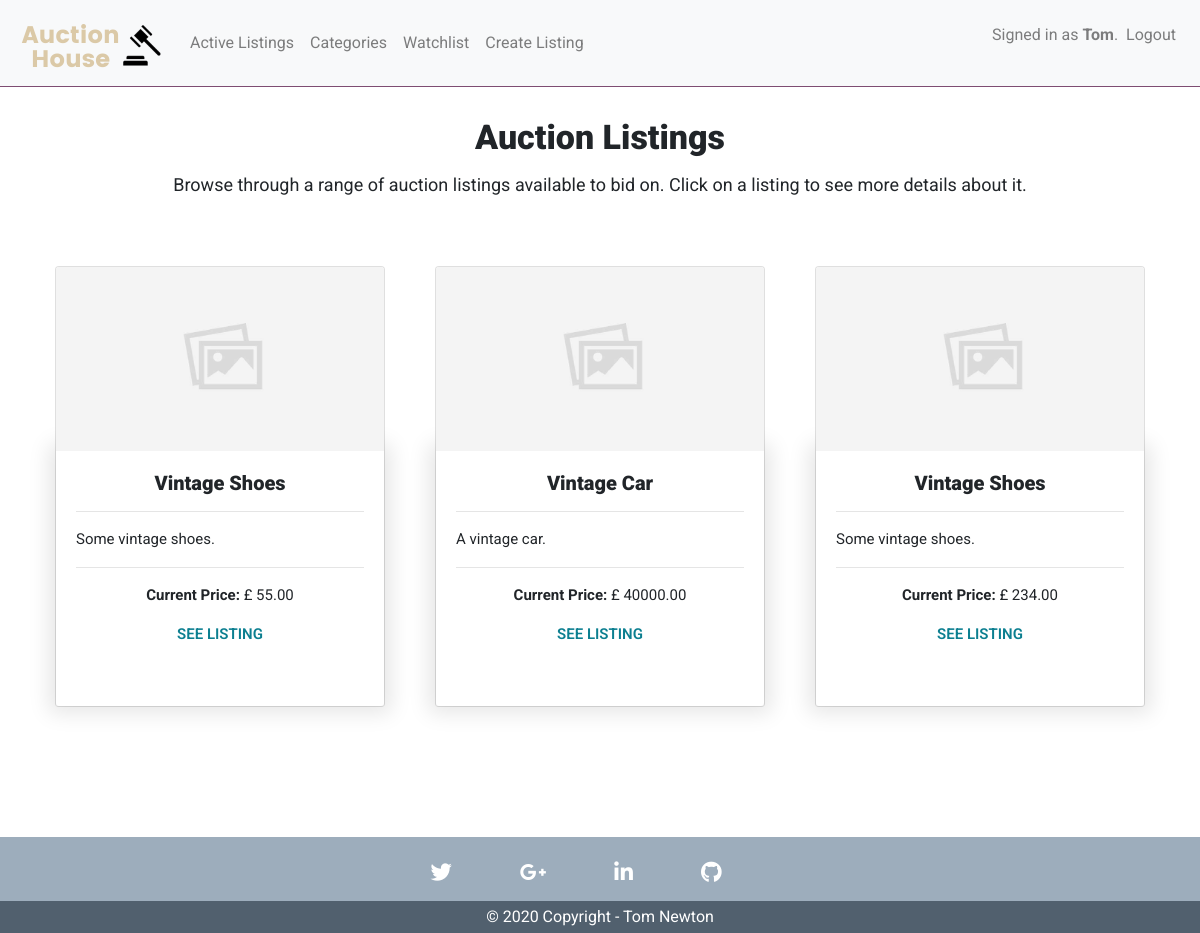
Screenshot of / (signed in) with the database file from the repository.
### auctions/models.py (models this page shows, shortened)
class User(AbstractUser):
    pass

class Auction(models.Model):
    user = models.ForeignKey(User, on_delete=models.CASCADE, default=None)
    title = models.CharField(max_length=120)
    description = models.TextField(max_length=220, null=True)
    image_url = models.URLField(max_length=600, default=None)
    category = models.CharField(max_length=120, default='uncategorised')
    price = models.DecimalField(decimal_places=2, max_digits=10000, default=None)
    date = models.DateTimeField(auto_now_add=True)
    end_date = models.DateField()
    status = models.CharField(max_length=6, default="Open")
    highest_bid = models.DecimalField(decimal_places=2, max_digits=10000, null=True, default=0)
    highest_bidder = models.CharField(max_length=200, null=True)

### auctions/views.py (the view)
# urls.py: path("", views.index, name="index"),
def index(request):
    auctions = Auction.objects.all()
    context = {
        'auctions': auctions,
    }
    return render(request, "auctions/index.html", context)

### auctions/templates/auctions/index.html (shortened to what this page needs)
{% extends "auctions/layout.html" %}
{% load static %}
{% block body %}
<section id="auction_listings">
    <div class="title">
        <h1>Auction Listings</h1>
        <p>Browse through a range of auction listings available to bid on. Click on a listing to see more details about it.</p>
    </div>
    <div class="container my-container">
        <div class="row my-row mt-5 mb-5">
            {% for auction in auctions %}
            <div class="col-md-4 col-sm-6 my-col mb-5">
                <div class="card text-center h-100">
                    <div class="embed-responsive embed-responsive-16by9">
                        <img alt="Card image cap" class="card-img-top embed-responsive-item" src="{{auction.image_url}}" onerror="this.onerror=null;this.src='{% static "auctions/images/placeholderimage.png" %}';" alt="">
                     </div>
                    <div class="card-body">
                      <h4 class="card-title">{{auction.title}}</h4>
                      <hr>
                      <p class="card-text text-justify">{{auction.description}}</p>
                      <hr>
                      <p class="card-text"><b>Current Price: </b>£
                      {% if auction.price > auction.highest_bid%}
                        {{ auction.price }}
                        {% else %}
                            {{ auction.highest_bid }}
                        {% endif %}
                        </p>
                        <a class="stretched-link" href="{% url 'listing' auction.id %}">SEE LISTING</a>
                    </div>
                </div>
            </div>
            {% endfor %}
    </div>
</section>
{% endblock %}

### auctions/templates/auctions/layout.html (shortened to what this page needs)
{% load static %}
<!DOCTYPE html>
<html lang="en">
    <head>
        <link rel="stylesheet" href="https://stackpath.bootstrapcdn.com/bootstrap/4.4.1/css/bootstrap.min.css">
        <link rel="stylesheet" href="https://pro.fontawesome.com/releases/v5.10.0/css/all.css"/>
        <link href="{% static 'auctions/styles.css' %}" rel="stylesheet">
    </head>
    <body>
    <div class="d-flex flex-column min-vh-100">
        <nav class="navbar navbar-expand-lg navbar-light bg-light">
                <a class="navbar-brand crop" href="{% url 'index' %}">
                    <img src="{% static 'auctions/images/logo.png' %}" alt="no">
                </a>
            <div class="collapse navbar-collapse" id="navbarSupportedContent">
                <ul class="navbar-nav mr-auto">
                    <li class="nav-item">
                        <a class="nav-link" href="{% url 'index' %}">Active Listings</a>
                    </li>
                    <li class="nav-item">
                        <a class="nav-link" href="{% url 'categories'%}">Categories</a>
                    </li>
                    <li class="nav-item">
                        <a class="nav-link" href="{% url 'watchlist' %}">
                            Watchlist
                        </a>
                    </li>
                    <li class="nav-item">
                        <a class="nav-link" href="{% url 'createlisting' %}">Create Listing</a>
                    </li>
                </ul>
                <ul class="navbar-nav ml-auto">
                    <p class="navbar-text">
                        {% if user.is_authenticated %}
                            Signed in as <strong>{{ user.username }}</strong>.
                        {% endif %}
                    </p>
                    <li class="nav-item">
                        {% if user.is_authenticated %}
                            <a class="nav-link" href="{% url 'logout' %}">Logout</a>
                        {% else %}
                            <ul class="navbar-nav ml-auto">
                                <a class="nav-link" href="{% url 'register' %}">Register</a>
                                <a class="nav-link" href="{% url 'login' %}">Login</a>
                            </ul>
                        {% endif %}
                </ul>
            </div>
        </nav>
        <main class="flex-fill">
        {% block body %}
        {% endblock %}
        </main>
    </body>
        <footer class="footer mt-4 pt-4">
            <div class="container">
                <ul class="list-unstyled list-inline text-center">
                    <li class="list-inline-item">
                        <a href="https://twitter.com/home" class="btn-floating mx-1" style="color: white;">
                            <i class="fab fa-twitter fa-lg white-text mr-md-5 mr-3 "></i>
                        </a>
                    </li>
                    <li class="list-inline-item">
                        <a href="mailto:thomasnewton270@gmail.com" class="btn-floating mx-1" style="color: white;">
                            <i class="fab fa-google-plus-g fa-lg white-text mr-md-5 mr-3"></i>
                        </a>
                    </li>
                    <li class="list-inline-item">
                        <a href="https://www.linkedin.com/in/thomas-newton-2a5037144/" class="btn-floating mx-1" style="color: white;">
                            <i class="fab fa-linkedin-in fa-lg white-text mr-md-5 mr-3"></i>
                        </a>
                    </li>
                    <li class="list-inline-item">
                        <a href="https://github.com/TomNewton1/commerce" class="btn-floating mx-1" style="color: white;">
                            <i class="fab fa-github fa-lg mr-md-5 mr-3"></i>
                        </a>
                    </li>
                </ul>
            </div>
        <div class="footer-copyright text-center py-1" style="color: white;">© 2020 Copyright - Tom Newton</div>
        </footer>
</html>

### auctions/static/auctions/styles.css (style rules this page uses)
* { font-family: 'Roboto', sans-serif; }
.navbar { border-bottom: 1px solid #7e4d72; }
.footer { background-color: #9DADBC; }
.footer-copyright { background-color:#51606E; }
.crop { width: 150px; height: 70px; overflow: hidden; }
.crop img { width: 250px; height: 250px; margin: -90px 0 -25px -50px; }
.embed-responsive .card-img-top { object-fit: cover; }
#auction_listings { padding: 30px 0px; }
#auction_listings h1 { font-weight: 900; font-size: 34px; padding-bottom: 5px; }
.title { text-align: center; }
.title p { font-size: 18px; }
.card-title { font-size: 20px; font-weight: 900; }
.card-text { font-size: 15px; }
.card-body { box-shadow: 0 0 20px 7px rgba(0,0,0,0.1); }
.card { margin: 20px 10px; }
.card-body a { color: #0c7f90; text-decoration: none; font-size: 15px; margin-top: auto; font-weight: 600; }

### rows the page displays
User: username "Tom"
Auction: title "Vintage Shoes", description "Some vintage shoes.", price "55.00"
Auction: title "Vintage Car", description "A vintage car.", price "40000.00"
Auction: title "Vintage Shoes", description "Some vintage shoes.", price "234.00"
